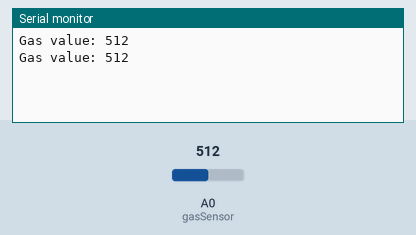
Bench run of a sketch on a simulated Arduino Uno, built with avr-gcc and run on an emulated ATmega328P. Parts: the last lines printed to the serial monitor. Inputs (shaded band) come from the test bench; at power-on: A0 (gasSensor) = 512.

Above: at 1.9 s.
2.0 s: A0 (gasSensor) set to 716
At 2.6 s:
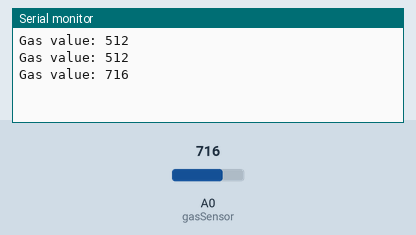
3.5 s: A0 (gasSensor) set to 900
At 5.3 s:
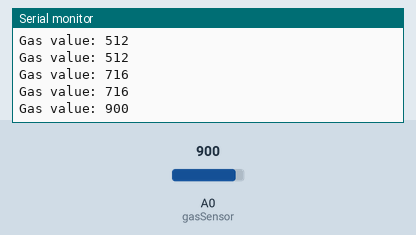
Timing chart, 0 to 6.8 s (numbered marks = the images above; inputs shaded):
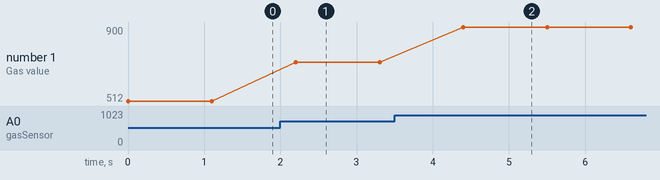

The sketch:

MQ2_gas_sensor.ino
```cpp
// Khai báo chân kết nối của cảm biến và đèn LED
#include <Servo.h>
const int gasSensor = A0;
int servoPin = 12; // Create a servo object
Servo Servo1;
// Khởi tạo biến
int gasValue;

void setup() {

  // Bắt đầu Serial Monitor
  Serial.begin(9600);
}

void loop() {
  // Đọc giá trị từ cảm biến
  gasValue = analogRead(gasSensor);

  // In giá trị đọc được lên Serial Monitor
  Serial.print("Gas value: ");
  Serial.println(gasValue);

  // Nếu giá trị vượt ngưỡng quy định, bật đèn LED
  if (gasValue > 300) {
    Servo1.write(180);
    delay(100);
  } else {
    Servo1.write(0);
    delay(100);
  }

  // Chờ 1 giây trước khi lặp lại
  delay(1000);
}
```

Measured:
- after the input at 2.0 s, the serial monitor: prints a new line after 0.20 s (image 1)
- after the input at 3.5 s, the serial monitor: prints a new line after 0.90 s (image 2)
- plotted number 1: 512 → 716 after the input at 2.0 s, 716 → 900 after the input at 3.5 s
